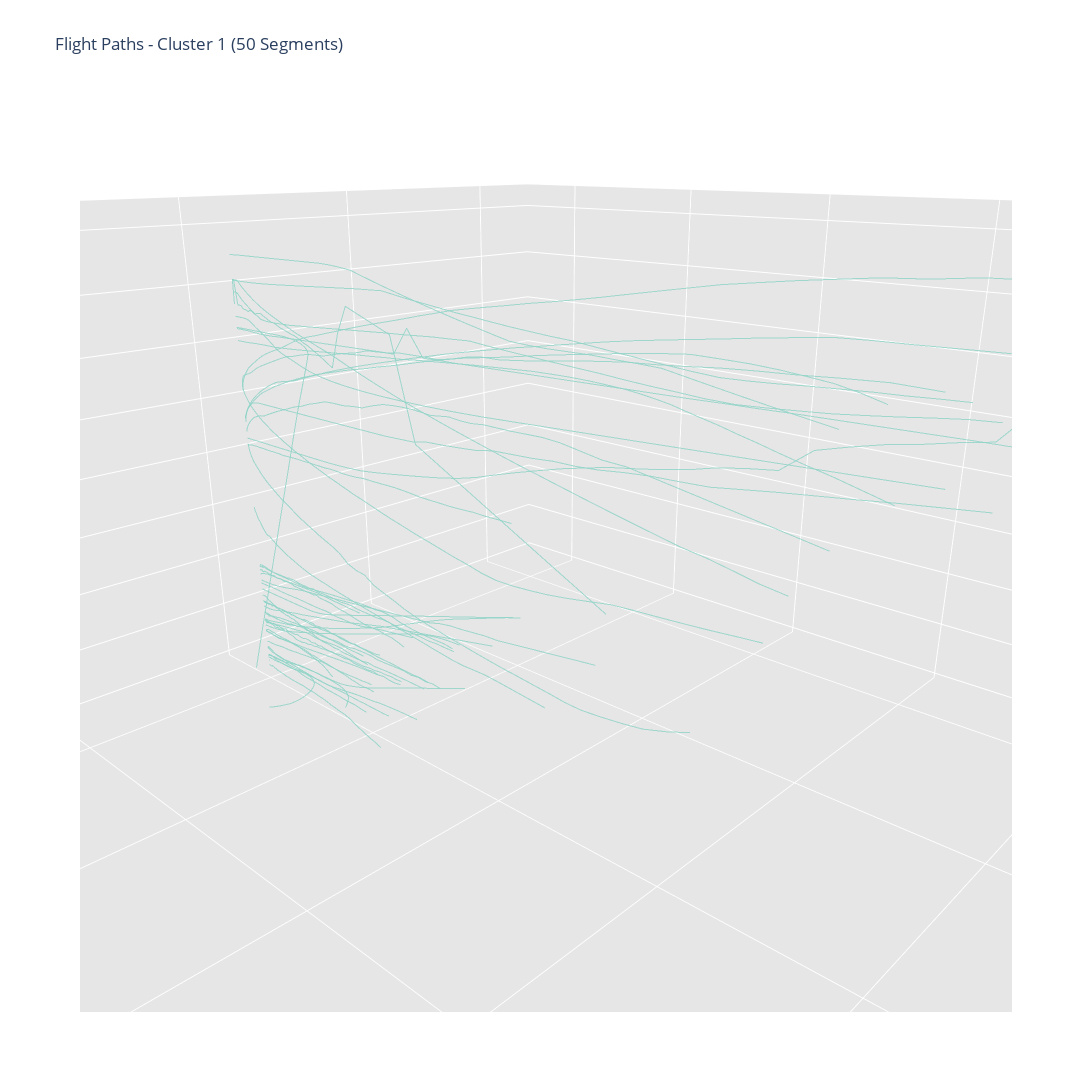

Source (notebook cell):
### Code cell
import plotly.graph_objects as go
import plotly.express as px
import numpy as np

# Filter for cluster 1 only
cluster_data = trajectories[trajectories['cluster'] == 1]

# Create the 3D scatter plot
fig = go.Figure()

# Calculate ranges for consistent scaling
x_min, x_max = cluster_data['x'].min(), cluster_data['x'].max()
y_min, y_max = cluster_data['y'].min(), cluster_data['y'].max()
z_min, z_max = cluster_data['z'].min(), cluster_data['z'].max()
max_range = max(x_max - x_min, y_max - y_min, z_max - z_min)

# Get unique segment IDs for cluster 1
unique_segments = cluster_data['segment_id'].unique()

# Get random sample of 50 segment IDs
selected_segments = np.random.choice(unique_segments, size=50, replace=False)

# Add each trajectory as a separate trace
for idx, segment_id in enumerate(selected_segments):
    segment_data = cluster_data[cluster_data['segment_id'] == segment_id]
    
    fig.add_trace(go.Scatter3d(
        x=segment_data['x'],
        y=segment_data['y'],
        z=segment_data['z'],
        mode='lines',
        line=dict(
            width=2,
            color=px.colors.qualitative.Set3[0]  # Use first color for cluster 1
        ),
        opacity=0.8,
        name='Cluster 1',
        showlegend=(idx == 0)
    ))

# Update layout (keeping your original layout settings)
fig.update_layout(
    title='Flight Paths - Cluster 1 (50 Segments)',
    scene=dict(
        camera=dict(
            up=dict(x=0, y=0, z=1),
            center=dict(x=0, y=0, z=0),
            eye=dict(
                x=0.8 * np.cos(np.radians(43)),
                y=0.8 * np.sin(np.radians(43)),
                z=0.3
            )
        ),
        aspectmode='manual',
        aspectratio=dict(x=1, y=1, z=0.5),
        xaxis=dict(
            title='X',
            showbackground=True,
            backgroundcolor='rgb(230, 230,230)',
            range=[float(x_min - max_range*0.1), float(x_max + max_range*0.1)]
        ),
        yaxis=dict(
            title='Y',
            showbackground=True,
            backgroundcolor='rgb(230, 230,230)',
            range=[float(y_min - max_range*0.1), float(y_max + max_range*0.1)]
        ),
        zaxis=dict(
            title='Z',
            showbackground=True,
            backgroundcolor='rgb(230, 230,230)'
        )
    ),
    width=1600,
    height=1200,
    showlegend=False,
    legend=dict(
        yanchor="middle",
        y=0.5,
        xanchor="right",
        x=1.1
    )
)

# Display and save
fig.show()
pio.write_image(fig, "cluster1_paths.png")

Image("cluster1_paths.png")
